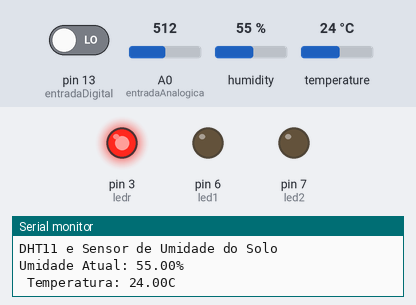
Simulated run of this sketch. Board: Arduino Uno, built with avr-gcc and run on an emulated ATmega328P. On the bench: output pins drawn as LEDs (lit = HIGH), the last lines printed to the serial monitor. The test bench sets the inputs (shaded band); at power-on: A0 (entradaAnalogica) = 512, pin 13 (entradaDigital) LOW, humidity 55 %, temperature 24 °C.

Above: at 2.8 s.
2.9 s: A0 (entradaAnalogica) set to 589
13.0 s: A0 (entradaAnalogica) set to 609
At 23.1 s:
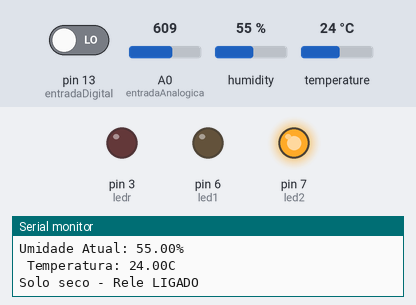
23.4 s: A0 (entradaAnalogica) set to 590
At 33.2 s:
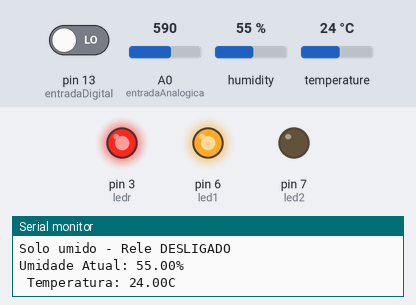
33.5 s: A0 (entradaAnalogica) set to 610
At 42.9 s:
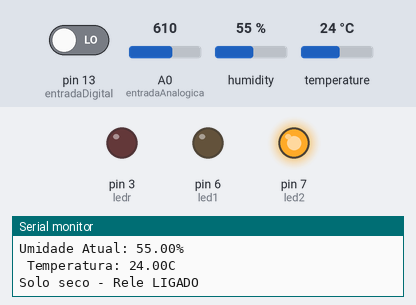
Timing chart, 0 to 44.4 s (numbered marks = the images above; inputs shaded):
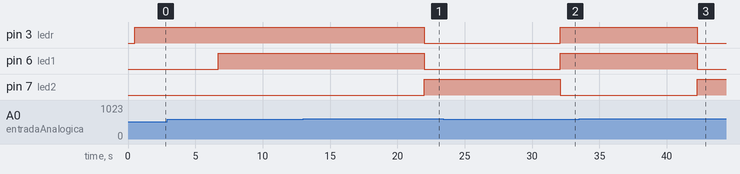

The sketch:

autoirrigacao.ino
```cpp
#include "dht.h" //Biblioteca para o sensor dht11 (umidade e temperatura do ambiente)
#include <SoftwareSerial.h> //Biblioteca para comunicação serial em pinos digitais (HC-05, entre outros)

//definir pinos do dht11
#define dht_apin A1 //Pino analógico 1
//definir pinos do sensor de umidade do solo
#define entradaDigital 13 //Pino digital 13
#define entradaAnalogica 0 //Pino analógico 0

int led1 = 6; //Pino do led vermelho
int led2 = 7; //Pino do led verde
int ledr = 3; // Pino do relé
int dSensor; //Variável que vai armazenar a leitura do sensor digital
int aSensor; //Variável que vai armazenar a leitura do sensor analógico
dht DHT; //Objeto DHT que vai permitir acessar funções da biblioteca

//Configuração do SoftwareSerial para o HC-05
SoftwareSerial BluetSerial(10, 11); //Pino RX no digital 10 e pino TX no digital 11

void setup() {
  Serial.begin(9600); //Iniciar a comunicação serial com a taxa de 9600 bps
  BluetSerial.begin(9600); //Iniciar a comunicação Bluetooth com a taxa de 9600 bps
  delay(500); //Aguarda 500 ms

  pinMode(entradaDigital, INPUT); //Define o pino digital do sensor de umidade do solo como entrada
  pinMode(ledr, OUTPUT); //Define o pino do relé como saída
  pinMode(led1, OUTPUT); //Define o pino do led vermelho como saída
  pinMode(led2, OUTPUT); //Define o pino do led verde como saída

  digitalWrite(ledr, HIGH); //Para que o relé comece desligado

//Mensagens de introdução e inicialização do sistema
//Envia para o terminal Bluetooth
  BluetSerial.println("Projeto automatico de irrigação de uma planta \n\n");
  BluetSerial.println("DHT11 e Sensor de Umidade do Solo \n\n");
//Envia para o monitor serial
  Serial.println("Projeto automatico de irrigação de uma planta \n\n");
  Serial.println("DHT11 e Sensor de Umidade do Solo \n\n");
  delay(1000);
}

void loop() {
   //Lê os valores dos pinos digital e analog do sensor de umidade do solo
  dSensor = digitalRead(entradaDigital);
  aSensor = analogRead(entradaAnalogica);
   //Lê os dados do sensor DHT11
  DHT.read11(dht_apin);

  //Exibir as leituras no monitor serial
  Serial.print("Umidade Atual: ");
  Serial.print(DHT.humidity); //Envia o valor da umidade do DHT
  Serial.print("%\n ");
  Serial.print("Temperatura: ");
  Serial.print(DHT.temperature); //Envia o valor da temperatura do DHT
  Serial.println("C  \n");

  //Enviar os dados via Bluetooth
  if (aSensor <= 600) { //Se a umidade do solo for menor ou igual a 600 (solo úmido)
    BluetSerial.print("Solo umido - Rele DESLIGADO\n"); //Envia o estado do solo e do relé para o terminal Bluetooth
  }
  else if (aSensor > 600) { //Se a umidade do solo for maior que 600 (solo praticamente seco)
    BluetSerial.print("Solo seco - Rele LIGADO\n");
  }
  //Enviar os dados do dht11 para o terminal Bluetooth
  BluetSerial.print("Umidade: ");
  BluetSerial.print(DHT.humidity);
  BluetSerial.print("%, Temperatura: ");
  BluetSerial.print(DHT.temperature);
  BluetSerial.println("C");
  delay(5000);

  //Controle dos leds e relé baseado na umidade do solo
  if (aSensor <= 600) {//Se o solo estiver úmido
    Serial.println("Solo umido - Rele DESLIGADO"); //Mensagem para o monitor serial
    digitalWrite(ledr, HIGH); //Desliga o relé
    digitalWrite(led1, HIGH); //Liga LED1 - VERMELHA(indica relé desligado)
    digitalWrite(led2, LOW); //Desligar LED2 - VERDE
  }
  else if (aSensor > 600) { //Se o solo estiver seco
    Serial.println("Solo seco - Rele LIGADO"); //Mensagem para o monitor serial
    digitalWrite(led2, HIGH); //Liga LED2 - VERDE (indica relé ligado)
    digitalWrite(led1, LOW); //Desliga LED1 - VERMELHA
    digitalWrite(ledr, LOW); //Liga o relé (por consequência, liga a bomba submersa)
    delay(5000); //Aguarda 5 segundos para a irrigação

    }
}
```

Measured:
- the behaviour switches between 600 and 601 on A0 (entradaAnalogica) (found by bisection; images 0 and 1)
- after the input at 13.0 s, pin 3 (ledr), pin 6 (led1): HIGH → LOW after 9.0 s; pin 7 (led2): LOW → HIGH after 9.0 s
- after the input at 23.4 s, pin 3 (ledr), pin 6 (led1): LOW → HIGH after 8.7 s; pin 7 (led2): HIGH → LOW after 8.7 s
- after the input at 33.5 s, pin 3 (ledr), pin 6 (led1): HIGH → LOW after 8.8 s; pin 7 (led2): LOW → HIGH after 8.8 s
